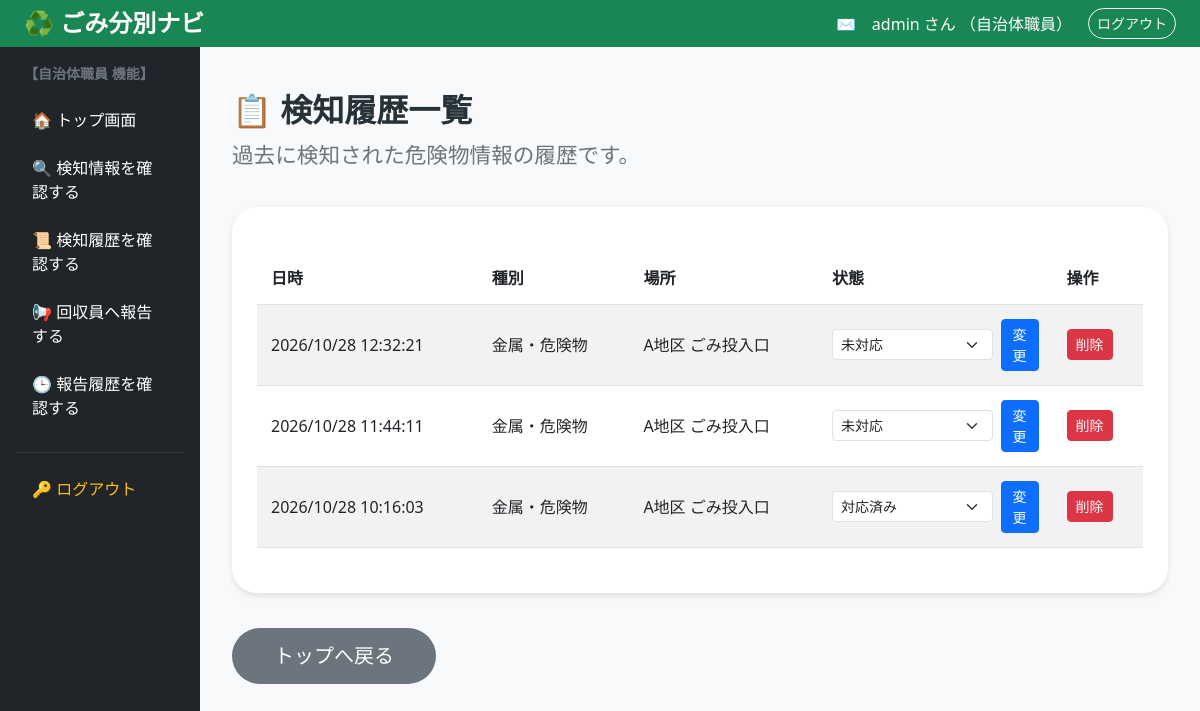
The app's page /products/history (signed in), older data.
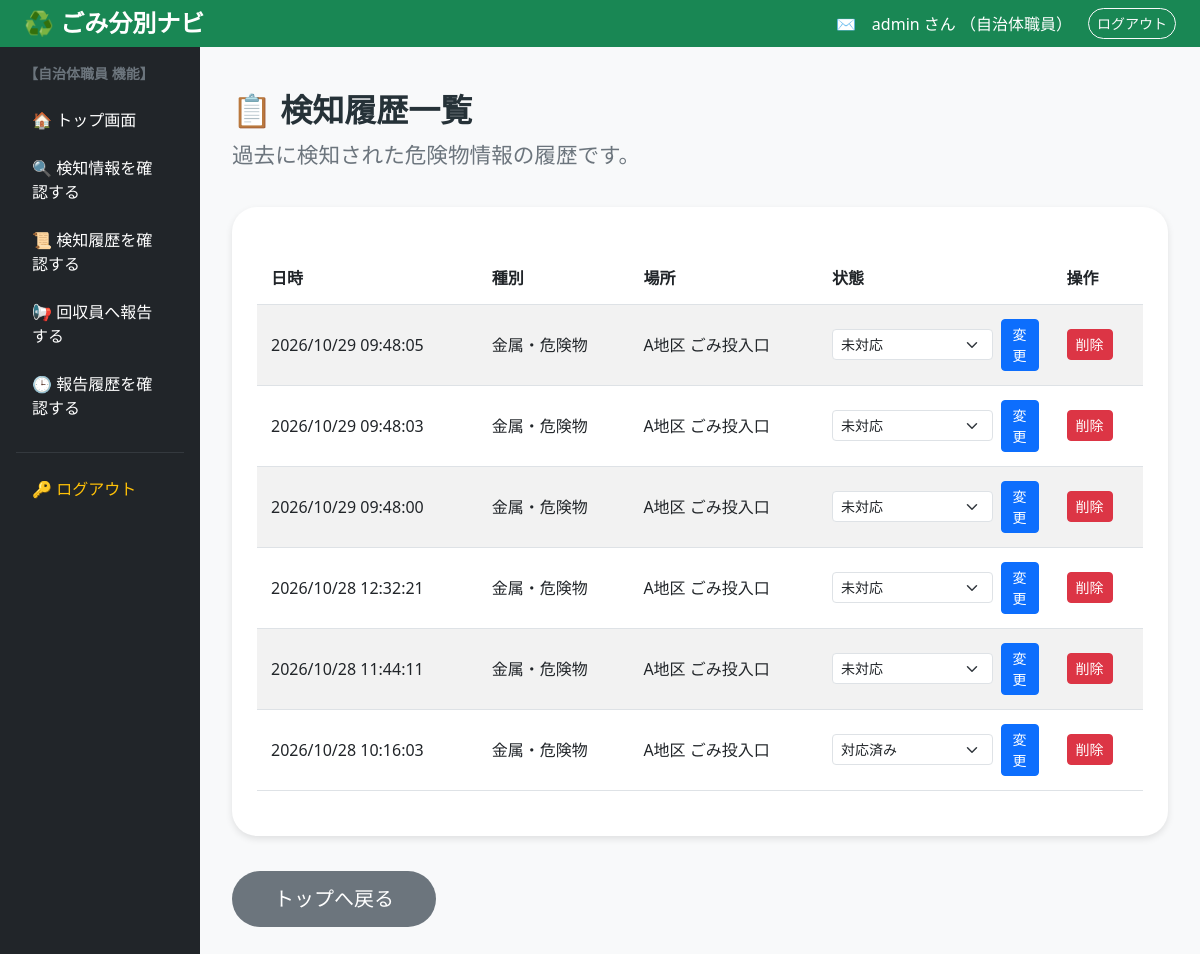
The same page, newer data.
### tables this page shows
CREATE TABLE detection_history (
                id INTEGER PRIMARY KEY AUTOINCREMENT,
                item_name TEXT NOT NULL,
                location TEXT NOT NULL,
                detected_at TEXT NOT NULL,
                message TEXT NOT NULL,
                status TEXT NOT NULL DEFAULT '未対応'
            );

### app.py (the view)
@app.route("/products/history")
@role_required("admin")
def history():
    with get_db() as conn:
        detection_history_rows = conn.execute("""
            SELECT id, item_name, location,
                   detected_at AS time, message, status
            FROM detection_history
            ORDER BY id DESC
        """).fetchall()
    return render_template(
        "products/history.html",
        detection_history=detection_history_rows
    )

### app.py (called while the page is built, shortened)
def get_db():
    conn = sqlite3.connect(DATABASE)
    conn.row_factory = sqlite3.Row
    return conn

def login_required(view):
    @wraps(view)
    def wrapped_view(*args, **kwargs):
        if "user_id" not in session:
            flash("ログインしてください。")
            return redirect(url_for("login"))
        return view(*args, **kwargs)
    return wrapped_view

def role_required(*allowed_roles):
    def decorator(view):
        @wraps(view)
        @login_required
        def wrapped_view(*args, **kwargs):
            role = session.get("role")
            return view(*args, **kwargs)
        return wrapped_view
    return decorator

### templates/products/history.html (shortened to what this page needs)
{% extends "base.html" %}
{% block content %}
<div class="history-page">
    <h2 class="history-title">
        📋 検知履歴一覧
    </h2>
    <p class="history-description">
        過去に検知された危険物情報の履歴です。
    </p>
    <div class="history-card">
        {% if detection_history %}
        <div class="table-responsive w-100">
            <table class="table table-striped history-table">
                <thead>
                    <tr>
                        <th>日時</th>
                        <th>種別</th>
                        <th>場所</th>
                        <th>状態</th>
                        <th>操作</th>
                    </tr>
                </thead>
                <tbody>
                    {% for item in detection_history %}
                    <tr>
                        <td>{{ item.time }}</td>
                        <td>{{ item.type|default('金属・危険物') }}</td>
                        <td>{{ item.location }}</td>
                        <td>
                        <form method="POST"
                            action="{{ url_for(
                                'update_detection_status',
                                record_id=item.id
                            ) }}"
                            class="d-flex align-items-center gap-2">
                            <select name="status"
                                    class="form-select form-select-sm"
                                    style="min-width: 110px;">
                                {% for status in ['未対応', '対応中', '対応済み'] %}
                                <option value="{{ status }}"
                                    {% if item.status|default('未対応') == status %}
                                        selected
                                    {% endif %}>
                                    {{ status }}
                                </option>
                                {% endfor %}
                            </select>
                            <button type="submit"
                                    class="btn btn-primary btn-sm">
                                変更
                            </button>
                        </form>
                    </td>
                        <td>
                            <form method="POST"
                                  action="{{ url_for('delete_detection_history', record_id=item.id) }}"
                                  onsubmit="return confirm('この検知履歴を削除しますか？');">
                                <button type="submit"
                                        class="btn btn-danger btn-sm">
                                    削除
                                </button>
                            </form>
                        </td>
                    </tr>
                    {% endfor %}
                </tbody>
            </table>
        </div>
        {% else %}
        <p class="history-empty mb-0">
            現在、検知履歴はありません。
        </p>
        {% endif %}
    </div>
    <a href="{{ url_for('products') }}"
       class="history-back-button">
        トップへ戻る
    </a>
</div>
{% endblock %}

### templates/base.html (shortened to what this page needs)
<!DOCTYPE html>
<html lang="ja">
<head>
    <link
        href="https://cdn.jsdelivr.net/npm/bootstrap@5.3.0/dist/css/bootstrap.min.css"
        rel="stylesheet"
    >
</head>
<body>
<div class="bg-success text-white py-2 px-4 d-flex justify-content-between align-items-center">
    <h4 class="m-0 fw-bold">♻️ ごみ分別ナビ</h4>
    <div class="d-flex align-items-center gap-3">
        {% if session.get('role') == 'admin' %}
        <a href="{{ url_for('admin_mailbox') }}"
        class="text-white text-decoration-none"
        title="管理者メールボックス">
            ✉️
        </a>
        {% elif session.get('role') == 'collector' %}
        <a href="{{ url_for('collection_mailbox') }}"
        class="text-white text-decoration-none"
        title="回収員メールボックス">
            ✉️
        </a>
        {% endif %}
        <span>
            {{ session.get('username', 'ゲスト') }} さん
            {% if session.get('role') == 'admin' %}
                （自治体職員）
            {% elif session.get('role') == 'tester' %}
                （テスター）
            {% endif %}
        </span>
        {% if session.get('user_id') %}
        <a href="{{ url_for('logout') }}"
           class="btn btn-outline-light btn-sm rounded-pill"
           onclick="return confirm('ログアウトしますか？');">
            ログアウト
        </a>
        {% endif %}
    </div>
</div>
<div class="container-fluid">
    <div class="row">
        {% if session.get('role') == 'admin' %}
        <div class="col-md-3 col-lg-2 bg-dark text-white p-3 min-vh-100">
            <p class="text-secondary small fw-bold mb-3 px-2">
                【自治体職員 機能】
            </p>
            <div class="nav flex-column nav-pills">
                <a href="{{ url_for('products') }}"
                   class="nav-link text-white mb-2">
                    🏠 トップ画面
                </a>
                <a href="{{ url_for('alerts') }}"
                   class="nav-link text-white mb-2">
                    🔍 検知情報を確認する
                </a>
                <a href="{{ url_for('history') }}"
                   class="nav-link text-white mb-2">
                    📜 検知履歴を確認する
                </a>
                <a href="{{ url_for('report') }}"
                   class="nav-link text-white mb-2">
                    📢 回収員へ報告する
                </a>
                <a href="{{ url_for('report_history_page') }}"
                   class="nav-link text-white mb-2">
                    🕒 報告履歴を確認する
                </a>
                <hr class="text-secondary my-3">
                <a href="{{ url_for('logout') }}"
                   class="nav-link text-warning"
                   onclick="return confirm('ログアウトしますか？');">
                    🔑 ログアウト
                </a>
            </div>
        </div>
        {% endif %}
        <div class="{% if session.get('role') in ['admin', 'tester'] %}col-md-9 col-lg-10{% else %}col-12{% endif %} p-4 bg-light min-vh-100">
            {% block content %}
            {% endblock %}
        </div>
    </div>
</div>
</body>
</html>

### templates/products/history.html (style rules this page uses)
.history-page { padding: 20px 8px; color: #263238; }
.history-title { font-size: 2rem; font-weight: bold; margin-bottom: 10px; }
.history-description { font-size: 1.35rem; color: #6c757d; margin-bottom: 35px; }
.history-card { background: #ffffff; border-radius: 25px; min-height: 180px; padding: 45px 25px; display: flex; justify-content: center; align-items: center; box-shadow: 0 3px 7px rgba(0, 0, 0, 0.10); margin-bottom: 35px; }
.history-table { width: 100%; margin: 0; }
.history-table th, .history-table td { padding: 14px; vertical-align: middle; }
.history-back-button { display: inline-block; background: #6c757d; color: #ffffff; text-decoration: none; font-size: 1.25rem; padding: 13px 42px; border-radius: 50px; transition: background 0.2s; }

Row changes from the older to the newer data that the page shows:
added detection_history: time "2026/10/29 09:48:05", type "金属・危険物", location "A地区 ごみ投入口", status "未対応"
added detection_history: time "2026/10/29 09:48:03", type "金属・危険物", location "A地区 ごみ投入口", status "未対応"
added detection_history: time "2026/10/29 09:48:00", type "金属・危険物", location "A地区 ごみ投入口", status "未対応"
